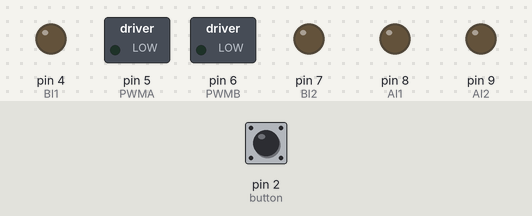
The sketch below on a simulated Arduino Uno, built with avr-gcc and run on an emulated ATmega328P. Shown: switched loads named in the sketch (green lamp = pin HIGH), output pins drawn as LEDs (lit = HIGH). The inputs (shaded band) are chosen by the test bench; at power-on: pin 2 (button) LOW.

Above: at 1.2 s.
1.3 s: pin 2 (button) pulled HIGH for 0.15 s
At 1.9 s:
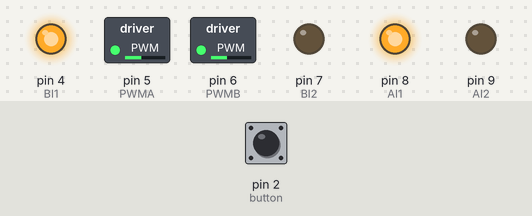
Timing chart, 0 to 4.3 s (numbered marks = the images above; inputs shaded):
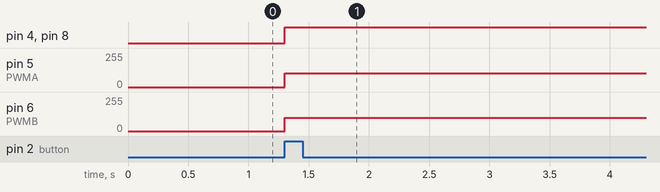

Measured:
- after the input at 1.3 s, pin 4 (BI1), pin 8 (AI1): LOW → HIGH at once; pin 5 (PWMA): 0/255 → 104/255 at once; pin 6 (PWMB): 0/255 → 100/255 at once

The sketch:

Motor_Testing.ino
```cpp
#define PWMB 6
#define BI2 7
#define BI1 4

#define AI1 8
#define AI2 9
#define PWMA 5

#define button 2

bool pwr = false;

void setup() {
    Serial.begin(9600);
    pinMode(PWMA, OUTPUT);
    pinMode(AI2, OUTPUT);
    pinMode(AI1, OUTPUT);
    pinMode(BI1, OUTPUT);
    pinMode(BI2, OUTPUT);
    pinMode(PWMB, OUTPUT);
    pinMode(button, INPUT);
}

void PowerBttn() {
  if (digitalRead(button) == HIGH) {
    if (pwr == true) {
      pwr = false;
    } else {
      pwr = true;
    }
  }
}

int smoothing(int vi, int vf, int ti) {
  float delta = vf - vi;
  float step = delta / 2000;
  int v = int(vi + step * (millis() - ti));
  Serial.print(vi); Serial.print(" | "); Serial.print(step); Serial.print(" | "); Serial.print(millis() - ti); Serial.print(" | "); Serial.println(int(step*(millis() - ti)));
  if ((step > 0 && v > vf) || (step < 0 && v < vf)) {
    v = vf;
  }
  return v;
}

void mover(int leftSpeed, int rightSpeed) {
  // Función para mover el robot, leftSpeed y rightSpeed van de -255 a 255
    // Move Forward
  digitalWrite(AI1, HIGH);
  digitalWrite(AI2, LOW);
  analogWrite(PWMA, leftSpeed); // Speed for Motor A

  digitalWrite(BI1, HIGH);
  digitalWrite(BI2, LOW);
  analogWrite(PWMB, rightSpeed); // Speed for Motor B
}

int v = 100;

void loop() {
    PowerBttn(); //Esta weaa no está funcionando xd

    if (pwr) {
      mover(v*1.04,v);
    }
}
```
